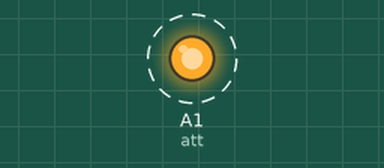
Recording of a sketch running on a simulated Arduino Uno, built with avr-gcc and run on an emulated ATmega328P. On the bench: output pins drawn as LEDs (lit = HIGH). Dashed ring = blinking. Pins used as bus, display or sensor lines are not drawn.

Above: at 0.5 s.
Timing chart, 0 to 4.6 s (numbered marks = the images above):
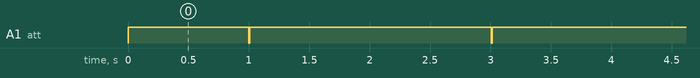

Measured:
- by itself, A1 (att): alternates HIGH for 2.0 s and LOW for 0.01 s

The sketch:

Modulation_TX.ino
```cpp
#define data A0
#define att A1

int msg[] = {1, 1, 0, 0, 1, 0, 1, 0};

void setup() {
  pinMode(data, OUTPUT);
  pinMode(att, OUTPUT);
  digitalWrite(att, HIGH);
}

void loop() {
  delay(1000);
  digitalWrite(att, LOW);
  for(int i = 0; i < 8; i++){
    digitalWrite(data, msg[i]);
    delay(1);
  }
  digitalWrite(att, HIGH);
  delay(1000);

}
```
